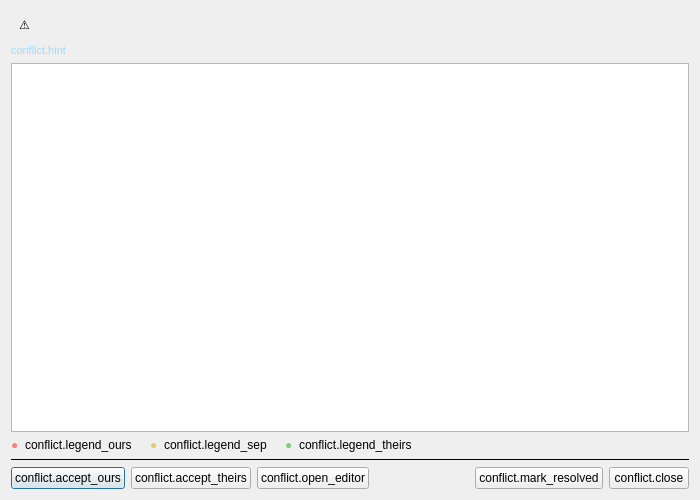
<?xml version="1.0" encoding="UTF-8"?>
<ui version="4.0">
 <class>ConflictDialog</class>
 <widget class="QDialog" name="ConflictDialog">
  <property name="minimumSize">
   <size>
    <width>700</width>
    <height>500</height>
   </size>
  </property>
  <property name="windowTitle">
   <string notr="true">conflict.title</string>
  </property>
  <layout class="QVBoxLayout" name="mainLayout">
   <item>
    <widget class="QFrame" name="conflictInfo">
     <layout class="QHBoxLayout" name="infoRow" stretch="0,1">
      <property name="leftMargin">
       <number>8</number>
      </property>
      <property name="topMargin">
       <number>6</number>
      </property>
      <property name="rightMargin">
       <number>8</number>
      </property>
      <property name="bottomMargin">
       <number>6</number>
      </property>
      <item>
       <widget class="QLabel" name="warnIconLabel">
        <property name="text">
         <string notr="true">⚠</string>
        </property>
       </widget>
      </item>
      <item>
       <widget class="QLabel" name="infoLabel">
        <property name="styleSheet">
         <string notr="true">color: #dcdcaa; font-weight: bold;</string>
        </property>
        <property name="text">
         <string notr="true"/>
        </property>
       </widget>
      </item>
     </layout>
    </widget>
   </item>
   <item>
    <widget class="QLabel" name="hintLabel">
     <property name="styleSheet">
      <string notr="true">color: #9cdcfe; font-size: 11px;</string>
     </property>
     <property name="text">
      <string notr="true">conflict.hint</string>
     </property>
     <property name="wordWrap">
      <bool>true</bool>
     </property>
    </widget>
   </item>
   <item>
    <widget class="QPlainTextEdit" name="editor">
     <property name="font">
      <font>
       <family>Monospace</family>
       <pointsize>10</pointsize>
      </font>
     </property>
     <property name="lineWrapMode">
      <enum>QPlainTextEdit::LineWrapMode::NoWrap</enum>
     </property>
     <property name="readOnly">
      <bool>true</bool>
     </property>
    </widget>
   </item>
   <item>
    <layout class="QHBoxLayout" name="legendRow">
     <item>
      <widget class="QLabel" name="oursDot">
       <property name="styleSheet">
        <string notr="true">color: #ff8080;</string>
       </property>
       <property name="text">
        <string notr="true">●</string>
       </property>
      </widget>
     </item>
     <item>
      <widget class="QLabel" name="oursLegendLabel">
       <property name="text">
        <string notr="true">conflict.legend_ours</string>
       </property>
      </widget>
     </item>
     <item>
      <spacer name="oursSpacer">
       <property name="orientation">
        <enum>Qt::Orientation::Horizontal</enum>
       </property>
       <property name="sizeType">
        <enum>QSizePolicy::Policy::Fixed</enum>
       </property>
       <property name="sizeHint" stdset="0">
        <size>
         <width>12</width>
         <height>0</height>
        </size>
       </property>
      </spacer>
     </item>
     <item>
      <widget class="QLabel" name="sepDot">
       <property name="styleSheet">
        <string notr="true">color: #e0d060;</string>
       </property>
       <property name="text">
        <string notr="true">●</string>
       </property>
      </widget>
     </item>
     <item>
      <widget class="QLabel" name="sepLegendLabel">
       <property name="text">
        <string notr="true">conflict.legend_sep</string>
       </property>
      </widget>
     </item>
     <item>
      <spacer name="sepSpacer">
       <property name="orientation">
        <enum>Qt::Orientation::Horizontal</enum>
       </property>
       <property name="sizeType">
        <enum>QSizePolicy::Policy::Fixed</enum>
       </property>
       <property name="sizeHint" stdset="0">
        <size>
         <width>12</width>
         <height>0</height>
        </size>
       </property>
      </spacer>
     </item>
     <item>
      <widget class="QLabel" name="theirsDot">
       <property name="styleSheet">
        <string notr="true">color: #80cc80;</string>
       </property>
       <property name="text">
        <string notr="true">●</string>
       </property>
      </widget>
     </item>
     <item>
      <widget class="QLabel" name="theirsLegendLabel">
       <property name="text">
        <string notr="true">conflict.legend_theirs</string>
       </property>
      </widget>
     </item>
     <item>
      <spacer name="theirsSpacer">
       <property name="orientation">
        <enum>Qt::Orientation::Horizontal</enum>
       </property>
       <property name="sizeType">
        <enum>QSizePolicy::Policy::Fixed</enum>
       </property>
       <property name="sizeHint" stdset="0">
        <size>
         <width>12</width>
         <height>0</height>
        </size>
       </property>
      </spacer>
     </item>
     <item>
      <spacer name="legendStretch">
       <property name="orientation">
        <enum>Qt::Orientation::Horizontal</enum>
       </property>
       <property name="sizeHint" stdset="0">
        <size>
         <width>0</width>
         <height>0</height>
        </size>
       </property>
      </spacer>
     </item>
    </layout>
   </item>
   <item>
    <widget class="QFrame" name="separator">
     <property name="frameShape">
      <enum>QFrame::Shape::HLine</enum>
     </property>
    </widget>
   </item>
   <item>
    <layout class="QHBoxLayout" name="buttonRow">
     <item>
      <widget class="QPushButton" name="oursButton">
       <property name="toolTip">
        <string notr="true">conflict.accept_ours_tip</string>
       </property>
       <property name="text">
        <string notr="true">conflict.accept_ours</string>
       </property>
      </widget>
     </item>
     <item>
      <widget class="QPushButton" name="theirsButton">
       <property name="toolTip">
        <string notr="true">conflict.accept_theirs_tip</string>
       </property>
       <property name="text">
        <string notr="true">conflict.accept_theirs</string>
       </property>
      </widget>
     </item>
     <item>
      <widget class="QPushButton" name="editorButton">
       <property name="toolTip">
        <string notr="true">conflict.open_editor_tip</string>
       </property>
       <property name="text">
        <string notr="true">conflict.open_editor</string>
       </property>
      </widget>
     </item>
     <item>
      <spacer name="buttonSpacer">
       <property name="orientation">
        <enum>Qt::Orientation::Horizontal</enum>
       </property>
       <property name="sizeHint" stdset="0">
        <size>
         <width>0</width>
         <height>0</height>
        </size>
       </property>
      </spacer>
     </item>
     <item>
      <widget class="QPushButton" name="primaryButton">
       <property name="toolTip">
        <string notr="true">conflict.mark_resolved_tip</string>
       </property>
       <property name="text">
        <string notr="true">conflict.mark_resolved</string>
       </property>
      </widget>
     </item>
     <item>
      <widget class="QPushButton" name="closeButton">
       <property name="text">
        <string notr="true">conflict.close</string>
       </property>
      </widget>
     </item>
    </layout>
   </item>
  </layout>
 </widget>
 <tabstops>
  <tabstop>editor</tabstop>
  <tabstop>oursButton</tabstop>
  <tabstop>theirsButton</tabstop>
  <tabstop>editorButton</tabstop>
  <tabstop>primaryButton</tabstop>
  <tabstop>closeButton</tabstop>
 </tabstops>
 <resources/>
 <connections/>
</ui>
